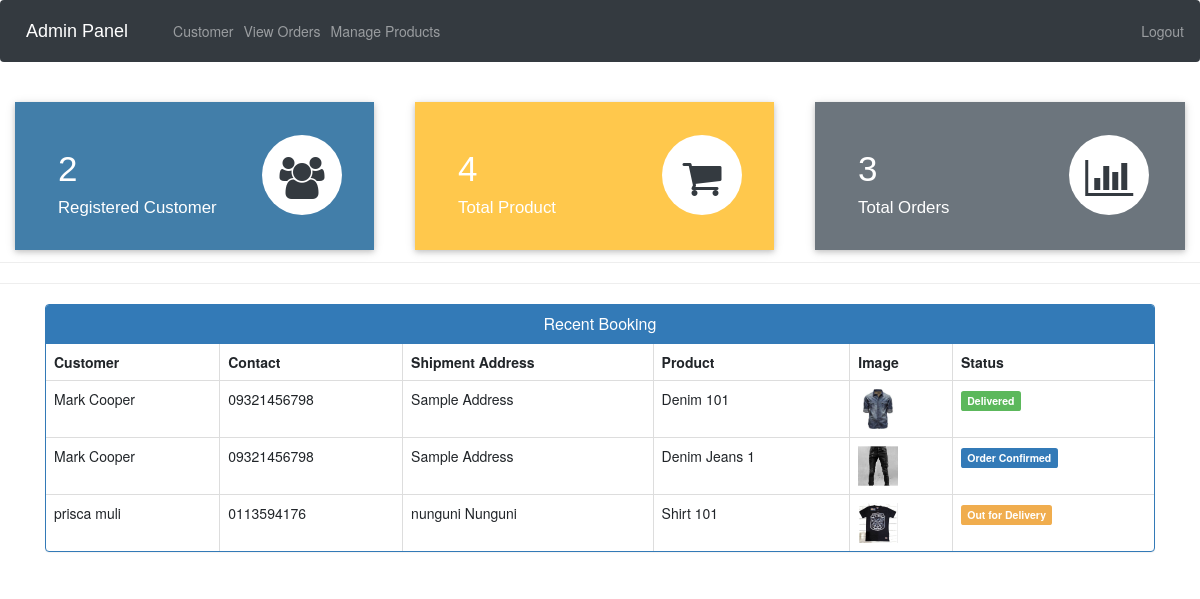
Before: /admin-dashboard (signed in) with the older database file.
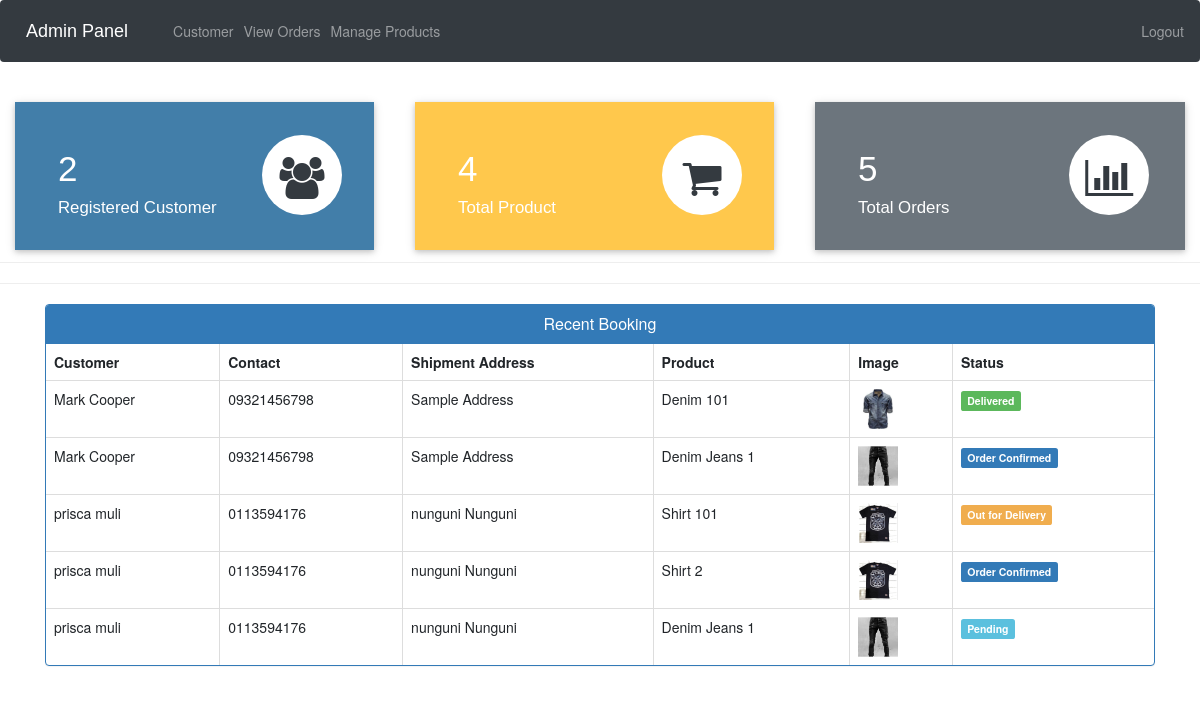
After: the same page with the newer database file.
### ecom/models.py (models this page shows, shortened)
class Customer(models.Model):
    user=models.OneToOneField(User,on_delete=models.CASCADE)
    profile_pic= models.ImageField(upload_to='profile_pic/CustomerProfilePic/',null=True,blank=True)
    address = models.CharField(max_length=40)
    mobile = models.CharField(max_length=20,null=False)
    @property
    def get_name(self):
        return self.user.first_name+" "+self.user.last_name

class Orders(models.Model):
    STATUS =(
        ('Pending','Pending'),
        ('Order Confirmed','Order Confirmed'),
        ('Out for Delivery','Out for Delivery'),
        ('Delivered','Delivered'),
    )
    customer=models.ForeignKey('Customer', on_delete=models.CASCADE,null=True)
    product=models.ForeignKey('Product',on_delete=models.CASCADE,null=True)
    email = models.CharField(max_length=50,null=True)
    address = models.CharField(max_length=500,null=True)
    mobile = models.CharField(max_length=20,null=True)
    order_date= models.DateField(auto_now_add=True,null=True)
    status=models.CharField(max_length=50,null=True,choices=STATUS)

class Product(models.Model):
    name=models.CharField(max_length=40)
    product_image= models.ImageField(upload_to='product_image/',null=True,blank=True)
    price = models.PositiveIntegerField()
    description=models.CharField(max_length=40)

### ecom/views.py (the view)
# urls.py: path('admin-dashboard', views.admin_dashboard_view,name='admin-dashboard'),
@login_required(login_url='adminlogin')
def admin_dashboard_view(request):
    customercount=models.Customer.objects.all().count()
    productcount=models.Product.objects.all().count()
    ordercount=models.Orders.objects.all().count()
    orders=models.Orders.objects.all()
    ordered_products=[]
    ordered_bys=[]
    for order in orders:
        ordered_product=models.Product.objects.all().filter(id=order.product.id)
        ordered_by=models.Customer.objects.all().filter(id = order.customer.id)
        ordered_products.append(ordered_product)
        ordered_bys.append(ordered_by)
    mydict={
    'customercount':customercount,
    'productcount':productcount,
    'ordercount':ordercount,
    'data':zip(ordered_products,ordered_bys,orders),
    }
    return render(request,'ecom/admin_dashboard.html',context=mydict)

### templates/ecom/admin_dashboard.html
{% extends 'ecom/admin_base.html' %}
{% load static %}
{% block content %}
<br>
{%include 'ecom/admin_dashboard_cards.html'%}
<br><br><br><br><br>
<hr><hr>
<div class="container" >
    <div class="panel panel-primary" >
      <div class="panel-heading" style="text-align:center;">
        <h6 class="panel-title">Recent Booking</h6>
      </div>
      <table class="table table-hover table-bordered" id="dev-table">
        <thead>
          <tr>
            <th>Customer</th>
            <th>Contact</th>
            <th>Shipment Address</th>
            <th>Product</th>
            <th>Image</th>
            <th>Status</th>
          </tr>
        </thead>
        {% for product,customer,order in data %}
        <tr>
          {% for c in customer %}
          <td> {{c.get_name}}</td>
          <td>{{c.mobile}}</td>
          <td>{{order.address}}</td>
          {% endfor %}
          {% for p in product %}
          <td> {{p.name}}</td>
          <td> <img src="{% static p.product_image.url %}" alt="Profile Pic" height="40px" width="40px" /></td>
          {% if order.status == 'Pending'%}
          <td> <span class="label label-info">{{order.status}}</span></td>
          {% elif order.status == 'Delivered' %}
          <td> <span class="label label-success">{{order.status}}</span></td>
          {% elif order.status == 'Out for Delivery' %}
          <td> <span class="label label-warning">{{order.status}}</span></td>
          {%else%}
            <td> <span class="label label-primary">{{order.status}}</span></td>
          {%endif%}
          {% endfor %}
        </tr>
        {% endfor %}
      </table>
  </div>
</div>
{% endblock content %}

Changed rows visible on the page:
added Orders: address "nunguni Nunguni", status "Order Confirmed", Customer (get_name "prisca muli", mobile "0113594176")
now on this page (row unchanged): Product: name "Shirt 2", product_image (picture)
added Orders: address "nunguni Nunguni", status "Pending", Customer (get_name "prisca muli", mobile "0113594176"), Product (name "Denim Jeans 1", product_image (picture))
Other visible differences:
{{ ordercount }}: "3" → "5"
